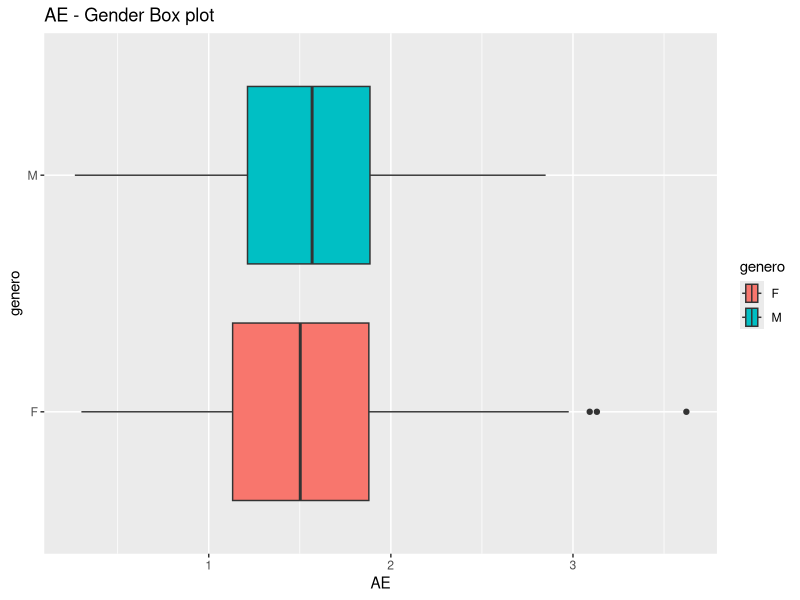
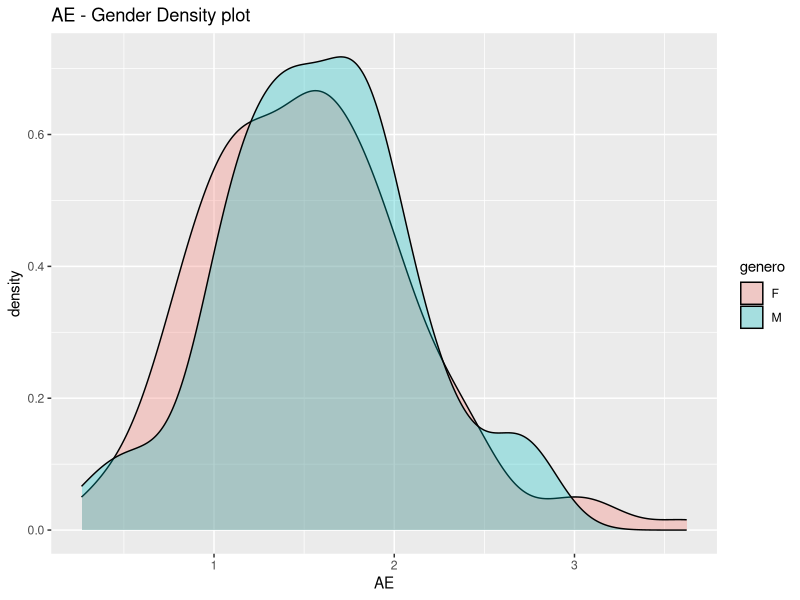
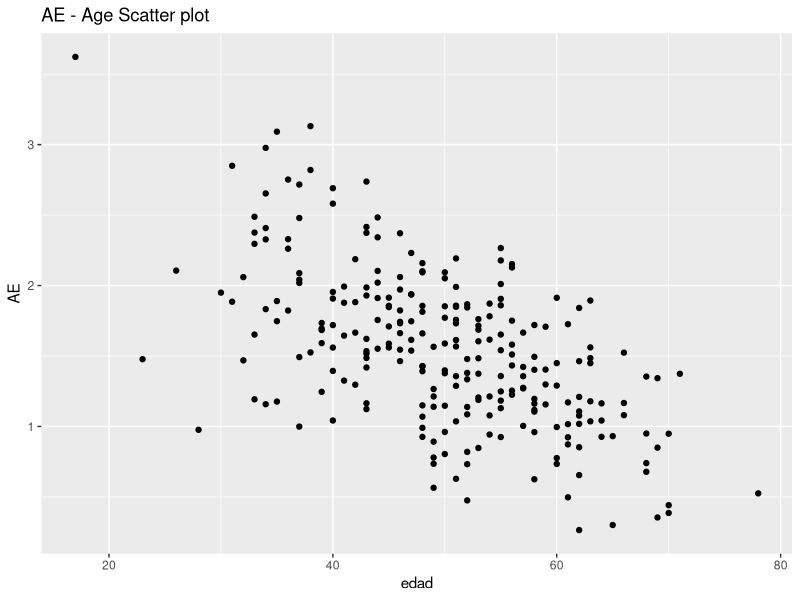
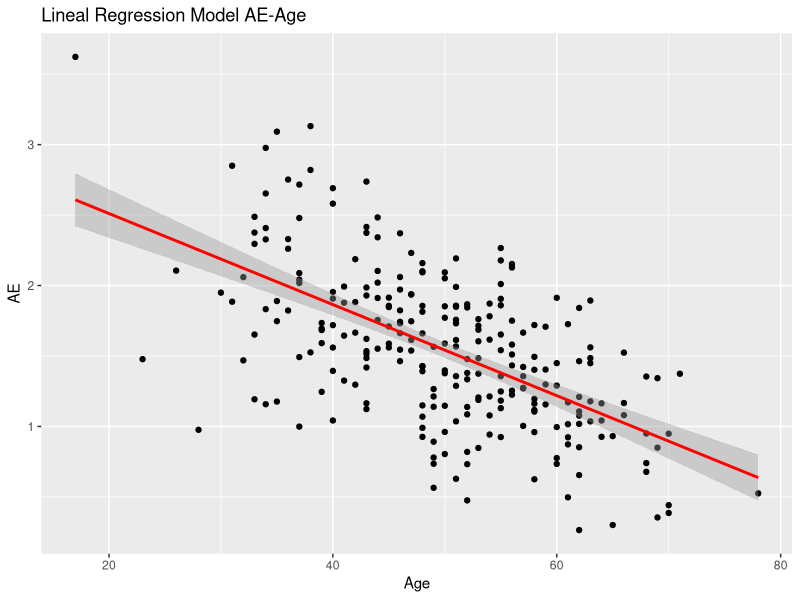
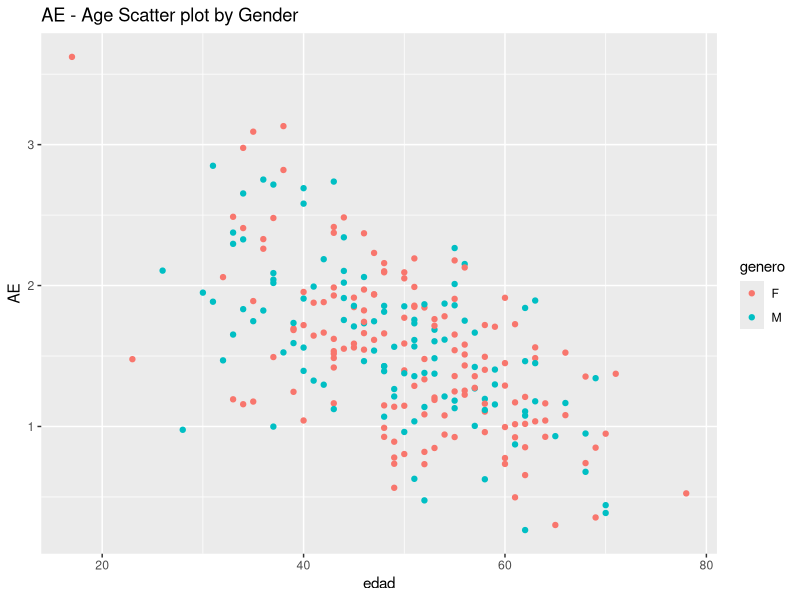
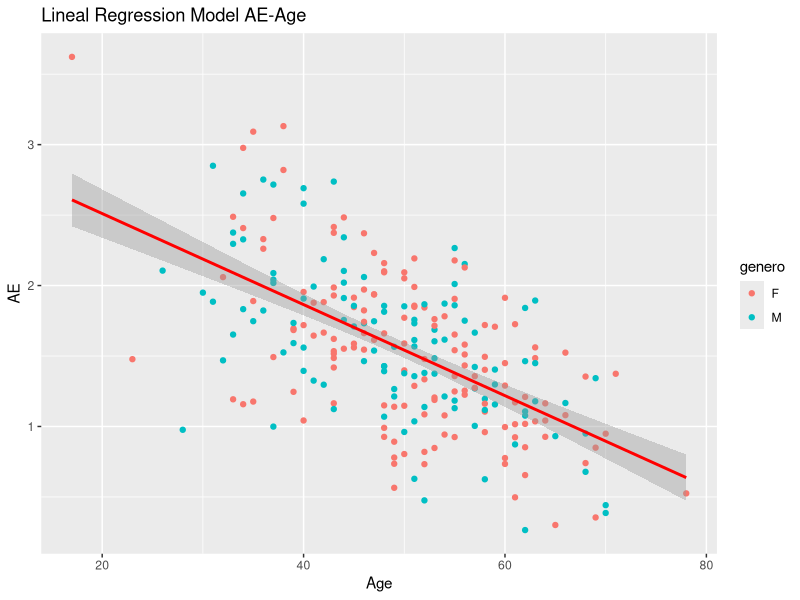
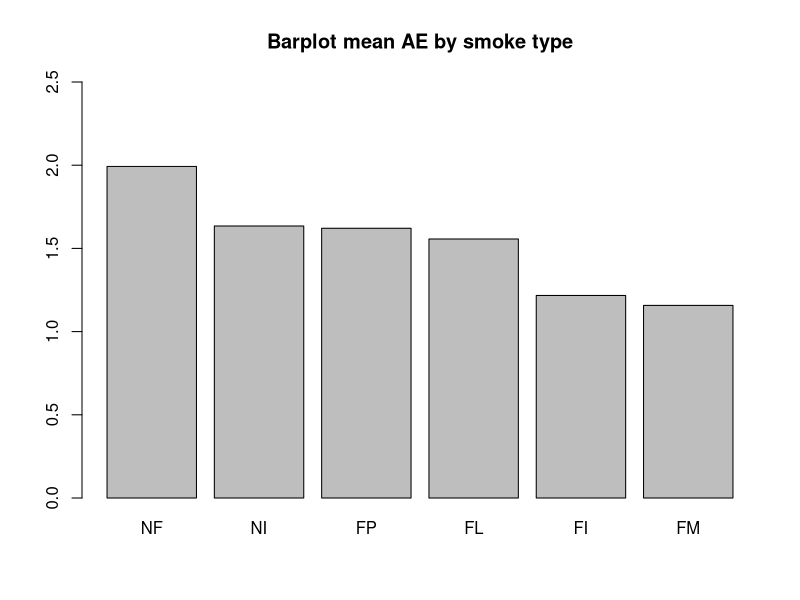
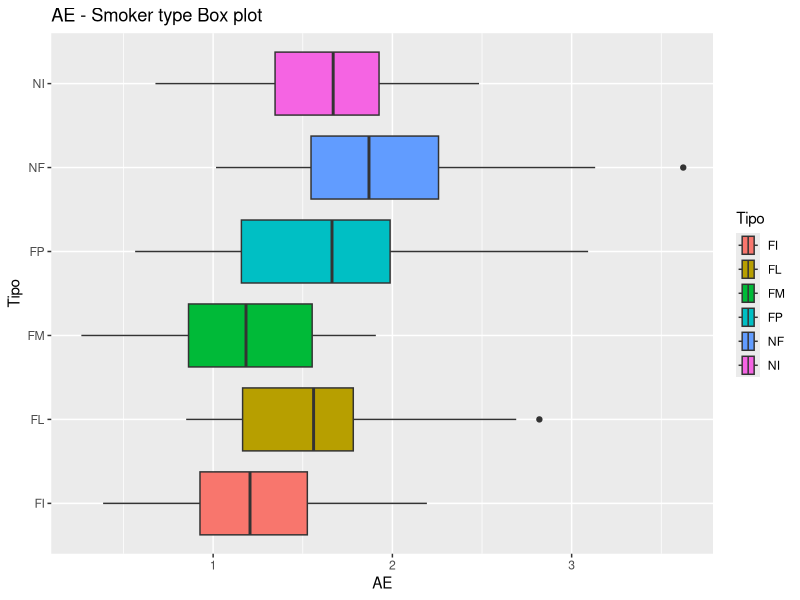

These figures' R source, in order:
#Imports

library(knitr)
if (!require('knitr')) install.packages('knitr'); library('knitr')
if (!require('plyr')) install.packages('plyr'); library('plyr')
if (!require('dplyr')) install.packages('dplyr'); library('dplyr')
if (!require('ggplot2')) install.packages('ggplot2'); library('ggplot2')


#******
# Preprocessament
#******

#Load file
df <- read.csv("Fumadores.csv", sep=";")

##Anàlisi descriptiva
##DF descriptive analysis
#Dimensions
dim(df)
#df structure
str(df)
#Head data sample
head(df)
#Summary
summary(df)
#Class per each var
sapply(df,class)
## NA values
colSums(is.na(df))

#Transform without units, comma -> dot and numeric datatype
cleanAndExtractNum <- function(row){
  num <- gsub("[a-zA-Z ]", "", row) #Elimiem caracters
  num <- as.numeric(gsub(",", ".",num)) #Comma to dot, to numeric
}
#AE cleaning
df$AE <- cleanAndExtractNum(df$AE)

#Tipo unique values and standarization
unique(df$Tipo)
df$Tipo[df$Tipo == "  FM  " ] <- "FM"
df$Tipo[df$Tipo == "FM  "] <- "FM"
df$Tipo[df$Tipo == "fm" ] <- "FM"
df$Tipo[df$Tipo == "fi" ] <- "FI"

#Numeric Tipo value
smokerTypeToInteger <- function(input) {
  input [input == "NF"] <- 0
  input [input == "FP"] <- 1
  input [input == "NI"] <- 2
  input [input == "FL"] <- 3
  input [input == "FM"] <- 4
  input [input == "FI"] <- 5
  input <- as.integer(input)
}
df$TipoNumeric <- smokerTypeToInteger(df$Tipo)


#Gender numeric value
unique(df$genero)
genderTointeger <- function(input) {
  input [input == "M"] <- 0
  input [input == "F"] <- 1
  input <- as.integer(input)
}
df$generoNumeric <- genderTointeger(df$genero)

#NA check
colSums(is.na(df))

#******
# Anàlisi descriptiva de la mostra
#******

## Capacitat pulmonar i gènere

#Box plot
ggplot(df, aes(x=AE, y=genero, fill=genero)) + geom_boxplot() + guides() + ggtitle("AE - Gender Box plot")

# Density plots
ggplot(df, aes(x=AE, fill=genero)) + geom_density(alpha=.3) + ggtitle("AE - Gender Density plot ")


df.men <- df %>% filter(genero == "M")
df.female <- df %>% filter(genero == "F")
summary(df.men)
summary(df.female)



## Capacitat pulmonar i edat

#Scatterplot AE-Age
ggplot(df, aes(edad, AE)) + geom_point() + ggtitle("AE - Age Scatter plot ")

#Linear Regression model plot over scatter plot AE-Age
ggplot(df, aes(edad, AE))+ geom_point() + ggtitle("Lineal Regression Model AE-Age") + xlab("Age") + ylab("AE") +  stat_smooth(method = "lm", col = "red")

#Scatterplot AE-Age color by gender
ggplot(df, aes(edad, AE)) + geom_point(aes(color=genero)) + ggtitle("AE - Age Scatter plot by Gender")

#Linear Regression model plot over scatter plot AE-Age color by gender
ggplot(df, aes(edad, AE))+ geom_point(aes(color=genero)) + ggtitle("Lineal Regression Model AE-Age") + xlab("Age") + ylab("AE") +  stat_smooth(method = "lm", col = "red")

## Tipus de fumadors i capacitat pulmonar

df %>% count(Tipo,mean(AE~Tipo), sort=TRUE)
df 

df.NF <- df %>% filter(Tipo == "NF")
df.FP <- df %>% filter(Tipo == "FP")
df.NI <- df %>% filter(Tipo == "NI")
df.FL <- df %>% filter(Tipo == "FL")
df.FM <- df %>% filter(Tipo == "FM")
df.FI <- df %>% filter(Tipo == "FI")


#src :
#https://www.statology.org/r-mean-by-group/
#https://sparkbyexamples.com/r-programming/sort-data-frame-in-r/

#DF smoker type, n elements and AE mean
library(dplyr)
df.byTipoMeanAE <- df %>% group_by(Tipo) %>% summarise(total_count=n(), mean_AE=mean(AE), .groups = 'drop') %>% arrange(desc(mean_AE)) %>% as.data.frame() 

#Barplot decreasing meanAE value
df.byTipoMeanAE[order(df.byTipoMeanAE$mean_AE,decreasing = TRUE),]
barplot(df.byTipoMeanAE$mean_AE,names.arg = df.byTipoMeanAE$Tipo, main="Barplot mean AE by smoke type",ylim = c(0, 2.5))#, horiz=T , las=1)


#Box plot AE by Tipo
ggplot(df, aes(x=AE, y=Tipo, fill=Tipo)) + geom_boxplot() + guides() + ggtitle("AE - Smoker type Box plot")


new_order <- with(df, reorder(Tipo,AE, FUN=mean, na.rm=T))
boxplot(AE~Tipo*new_order, data=df)
